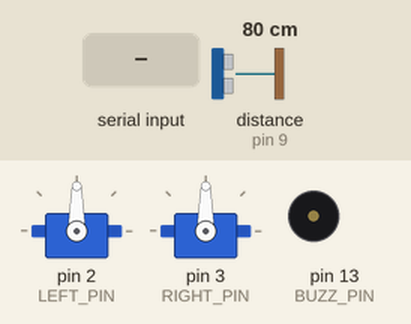
The sketch below on a simulated Arduino Uno, built with avr-gcc and run on an emulated ATmega328P. On the bench: 2 × servo, buzzer (waves = sounding). Wiring (inferred from the names in the program): ultrasonic range finder: trigger pin 8; echo pin 9. The inputs (shaded band) are chosen by the test bench; at power-on: distance to the obstacle (sensor on pin 9) 80 cm. The echo pulse lasts 58.3 µs per cm.

Above: at 1.2 s.
1.3 s: distance to the obstacle (sensor on pin 9) set to 23 cm
2.8 s: distance to the obstacle (sensor on pin 9) set to 17 cm
At 3.2 s:
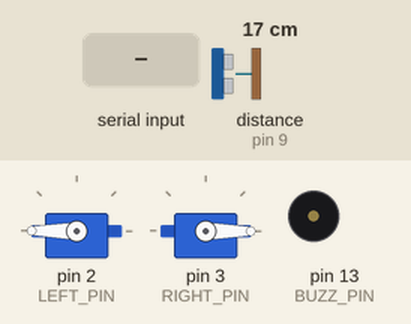
5.9 s: "FW 1\n" received over Serial
At 7.1 s:
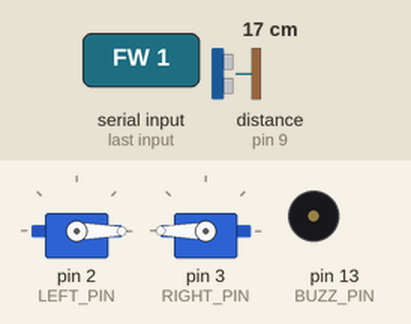
9.0 s: "RT 1\n" received over Serial
At 10.16 s:
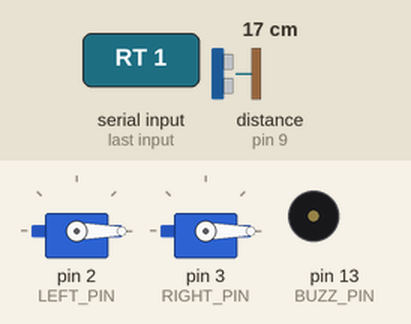
12.1 s: "BEEP\n" received over Serial
At 13.67 s:
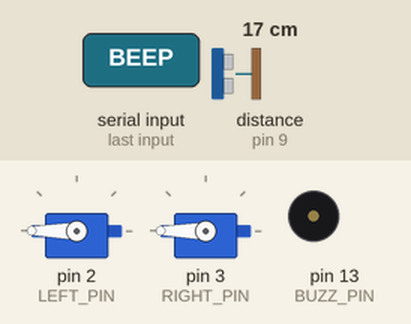
15.2 s: "BW 150\n" received over Serial
Timing chart, 0 to 19.3 s (numbered marks = the images above; inputs shaded):
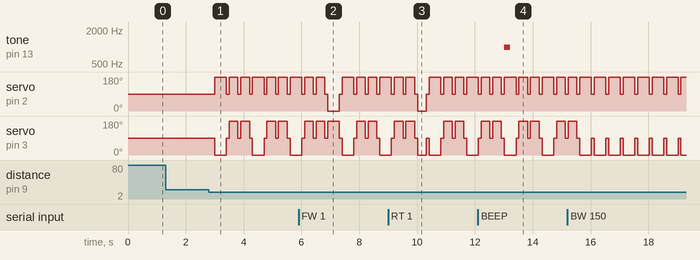

Measured:
- the behaviour switches between 21 and 20 cm on distance to the obstacle (sensor on pin 9) (found by bisection; images 0 and 1)
- after the input at 1.3 s, every drawn part: stays the same
- after the input at 2.8 s, servo on pin 2 (LEFT_PIN): 90° → 180° after 0.20 s, → 90° 0.40 s later, → 180° 0.10 s later, → 90° 0.30 s later, … (13 changes in this stretch); servo on pin 3 (RIGHT_PIN): 90° → 0° after 0.20 s, → 90° 0.40 s later, → 180° 0.10 s later, → 90° 0.30 s later, … (13 changes in this stretch)
- after the input at 12.1 s, tone on pin 13 (BUZZ_PIN): silent → 1000 Hz after 0.92 s, → silent 0.20 s later

The sketch:

robot_cmd.ino
```cpp
/**
 * ============================================================
 *  RoboMate — 机器人代码批量生成器
 *  输出: firmware/{id}/robot_cmd.ino  +  profiles/{id}.json
 * ============================================================
 */

#include <Servo.h>

// ============================================================
//  通用串口协议 + 参数定义（所有机器人共用）
// ============================================================
#define MAX_STEPS 20
#define ECHO_CMD  0

// ============================================================
//  【A 类】2轮/3轮 差速小车模板（360°连续旋转舵机）
//  适用: 拓界(LH5)、捷巡(LH6)、行迹(LH9)、风驰(LH12)
// ============================================================
/*
   引脚映射（根据组装手册）：
   LEFT_PIN  = D2   左轮舵机
   RIGHT_PIN = D3   右轮舵机
   TRIG_PIN  = D8   超声波Trig
   ECHO_PIN  = D9   超声波Echo
   BUZZ_PIN  = D13  蜂鸣器（如有）
   LED_PIN   = D13  LED（如有）

   360°舵机速度约定（Servo.write）：
   90 = 停止,  0 = 全速正向,  180 = 全速反向
   （若实际方向相反，把 LEFT_FWD/LEFT_BAK 互换即可）
*/

// ---------- 引脚配置（按具体机型修改） ----------
const int LEFT_PIN  = 2;
const int RIGHT_PIN = 3;
const int TRIG_PIN  = 8;
const int ECHO_PIN  = 9;
const int BUZZ_PIN  = 13;   // 无蜂鸣器时忽略

// ---------- 360°舵机速度常量 ----------
const int STOP_VAL  = 90;
const int LEFT_FWD  = 0;    // 左轮前进（方向不对就改成180）
const int LEFT_BAK  = 180;  // 左轮后退
const int RIGHT_FWD = 180;  // 右轮前进（方向不对就改成0）
const int RIGHT_BAK = 0;    // 右轮后退

// ---------- 动作节拍 ----------
const int STEP_TIME = 400;   // 每"步"持续时间(ms)
const int TURN_TIME = 300;   // 每"转"持续时间(ms)

Servo servoL, servoR;

// ============================================================
//  初始化
// ============================================================
void setup() {
    Serial.begin(115200);
    servoL.attach(LEFT_PIN);
    servoR.attach(RIGHT_PIN);
    pinMode(TRIG_PIN, OUTPUT);
    pinMode(ECHO_PIN, INPUT);
    pinMode(BUZZ_PIN, OUTPUT);
    home();                     // 上电即停止
}

// ============================================================
//  主循环
// ============================================================
void loop() {
    // 1) 优先处理串口指令
    if (Serial.available()) {
        String line = Serial.readStringUntil('\n');
        line.trim();
        if (line.length() > 0) {
#if ECHO_CMD
            Serial.print("[BOT] "); Serial.println(line);
#endif
            handleCommand(line);
        }
    }

    // 2) 空闲时执行默认行为（避障 + 随机动作）
    idleBehavior();
}

// ============================================================
//  指令解析
// ============================================================
void handleCommand(String line) {
    line.toUpperCase();
    String cmd = line;
    int steps = 1;
    int sp = line.indexOf(' ');
    if (sp > 0) {
        cmd = line.substring(0, sp);
        steps = line.substring(sp + 1).toInt();
    }
    if (steps < 1) steps = 1;
    if (steps > MAX_STEPS) steps = MAX_STEPS;

    if      (cmd == "FW")   forward(steps);
    else if (cmd == "BW")   backward(steps);
    else if (cmd == "LT")   turnLeft(steps);
    else if (cmd == "RT")   turnRight(steps);
    else if (cmd == "HOME") home();
    else if (cmd == "STOP") home();
    else if (cmd == "BEEP") beep();
}

// ============================================================
//  基础动作（差速驱动）
// ============================================================
void forward(int n)  { for(int i=0;i<n;i++){ servoL.write(LEFT_FWD); servoR.write(RIGHT_FWD); delay(STEP_TIME); home(); delay(100); } }
void backward(int n) { for(int i=0;i<n;i++){ servoL.write(LEFT_BAK); servoR.write(RIGHT_BAK); delay(STEP_TIME); home(); delay(100); } }
void turnLeft(int n) { for(int i=0;i<n;i++){ servoL.write(LEFT_BAK); servoR.write(RIGHT_FWD); delay(TURN_TIME); home(); delay(100); } }
void turnRight(int n){ for(int i=0;i<n;i++){ servoL.write(LEFT_FWD); servoR.write(RIGHT_BAK); delay(TURN_TIME); home(); delay(100); } }
void home()          { servoL.write(STOP_VAL); servoR.write(STOP_VAL); }
void beep()          { tone(BUZZ_PIN, 1000, 200); }

// ============================================================
//  超声波测距
// ============================================================
int getDistance() {
    digitalWrite(TRIG_PIN, LOW);  delayMicroseconds(2);
    digitalWrite(TRIG_PIN, HIGH); delayMicroseconds(10);
    digitalWrite(TRIG_PIN, LOW);
    long dur = pulseIn(ECHO_PIN, HIGH, 30000);
    if (dur == 0) return 999;
    return (int)(dur * 0.034 / 2);
}

// ============================================================
//  空闲默认行为：遇障后退→左转→继续前进
// ============================================================
unsigned long lastIdle = 0;
void idleBehavior() {
    if (millis() - lastIdle < 500) return;   // 每500ms检测一次
    lastIdle = millis();

    int d = getDistance();
    if (d > 0 && d < 20) {                   // 前方20cm内有障碍
        backward(1);                          // 后退1步
        turnLeft(2);                          // 左转
        // 然后继续前进（由下次loop执行）
    }
}
```
